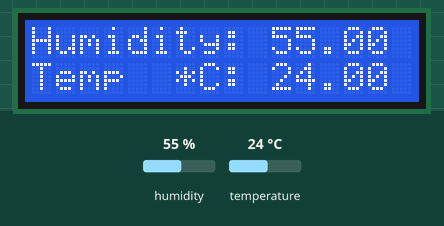
Simulated run of this sketch. Board: Arduino Uno, built with avr-gcc and run on an emulated ATmega328P. Parts: 16×2 character LCD. The test bench sets the inputs (shaded band); at power-on: humidity 55 %, temperature 24 °C. What the sketch prints to the serial monitor is not drawn.

Above: at 3.1 s.
3.2 s: humidity set to 22 %
At 5.5 s:
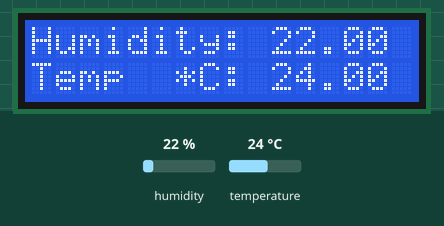
6.2 s: temperature set to 12 °C
At 7.9 s:
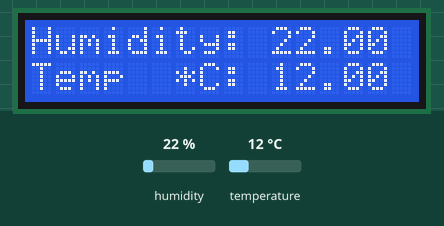
9.2 s: humidity set to 40 %
At 11.5 s:
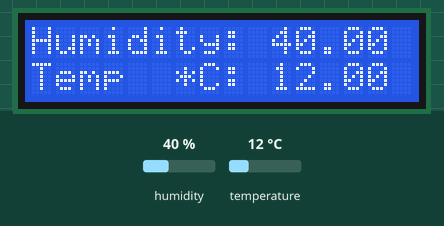
12.2 s: temperature set to 19 °C
At 13.9 s:
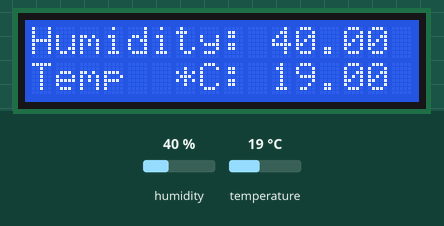
Timing chart, 0 to 15.4 s (numbered marks = the images above; inputs shaded):
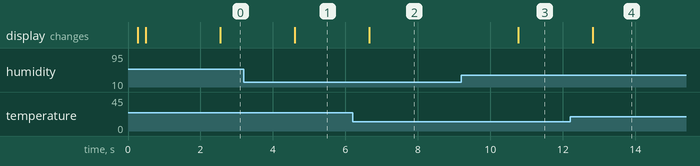

Measured:
- after the input at 3.2 s, the display: changes after 1.4 s (image 1)
- after the input at 6.2 s, the display: changes after 0.46 s (image 2)
- after the input at 9.2 s, the display: changes after 1.6 s (image 3)
- after the input at 12.2 s, the display: changes after 0.63 s (image 4)

The sketch:

tempeture.ino
```cpp
#include <Wire.h>
#include <LiquidCrystal_I2C.h>
#include "DHT.h"


#define DHTPIN 7     // 設定DHT的接腳
#define DHTTYPE DHT11   // DHT 11 定義DHT的類型為DHT11
//#define DHTTYPE DHT22   // DHT 22  (AM2302), AM2321

LiquidCrystal_I2C lcd(0x27, 2, 1, 0, 4, 5, 6, 7, 3, POSITIVE);
DHT dht(DHTPIN, DHTTYPE);

void setup() {
  lcd.begin(16, 2);      // 初始化 LCD，一行 16 的字元，共 2 行，預設開啟背光

  // 閃爍
  lcd.backlight(); // 開啟背光
  delay(200);
  lcd.noBacklight(); // 關閉背光
  delay(200);
  lcd.backlight();

  lcd.setCursor(0, 0); // 設定游標位置在第一行行首
  lcd.print("Hello, world!");
  lcd.setCursor(0, 1); // 設定游標位置在第二行行首
  lcd.print("DHT11 test!!");

  Serial.begin(9600);
  Serial.println("DHT11 test!");

  dht.begin();
}

void loop() {
  // 每次偵測間隔2秒
  delay(2000);

  //讀取濕度
  float h = dht.readHumidity();
  //讀取攝氏溫度
  float t = dht.readTemperature();
  //讀取華氏溫度
  float f = dht.readTemperature(true);

  //檢查是不是有讀到資料
  if (isnan(h) || isnan(t) || isnan(f)) {
    Serial.println("Failed to read from DHT sensor!");
    return;
  }
  Serial.print("Humidity: ");
  Serial.print(h);
  Serial.print(" ");
  Serial.print("Temperature: ");
  Serial.print(t);
  Serial.print(" *C ");
  Serial.print(" \n");

  lcd.setCursor(0, 0); // 設定游標位置在第一行行首
  lcd.print("Humidity: ");
  lcd.setCursor(10, 0); // 設定游標位置在第一行，10的位置
  lcd.print(h);

  lcd.setCursor(0, 1); // 設定游標位置在第二行行首
  lcd.print("Temp  *C: ");
  lcd.setCursor(10, 1); // 設定游標位置在第二行，10的位置
  lcd.print(t);
}
```
